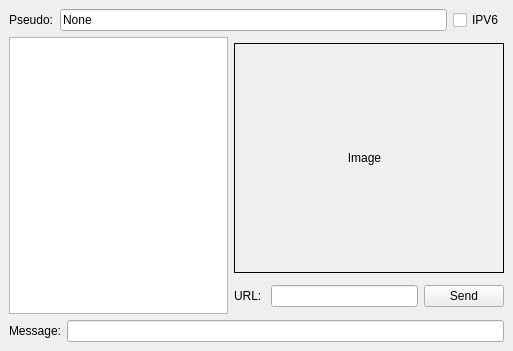
<?xml version="1.0" encoding="UTF-8"?>
<ui version="4.0">
 <class>ChatDialog</class>
 <widget class="QDialog" name="ChatDialog">
  <property name="geometry">
   <rect>
    <x>0</x>
    <y>0</y>
    <width>513</width>
    <height>351</height>
   </rect>
  </property>
  <property name="windowTitle">
   <string>ChatBox</string>
  </property>
  <property name="windowIcon">
   <iconset>
    <normaloff>../../../Téléchargements/6f0dr7fd.bmp</normaloff>../../../Téléchargements/6f0dr7fd.bmp</iconset>
  </property>
  <layout class="QVBoxLayout">
   <property name="spacing">
    <number>6</number>
   </property>
   <property name="leftMargin">
    <number>9</number>
   </property>
   <property name="topMargin">
    <number>9</number>
   </property>
   <property name="rightMargin">
    <number>9</number>
   </property>
   <property name="bottomMargin">
    <number>9</number>
   </property>
   <item>
    <layout class="QHBoxLayout" name="horizontalLayout">
     <property name="spacing">
      <number>6</number>
     </property>
     <property name="bottomMargin">
      <number>0</number>
     </property>
     <item>
      <widget class="QLabel" name="label_2">
       <property name="text">
        <string>Pseudo:</string>
       </property>
      </widget>
     </item>
     <item>
      <widget class="QLineEdit" name="lineEdit_2">
       <property name="text">
        <string>None</string>
       </property>
      </widget>
     </item>
     <item>
      <layout class="QVBoxLayout" name="verticalLayout">
       <property name="leftMargin">
        <number>0</number>
       </property>
       <item>
        <widget class="QCheckBox" name="checkBox">
         <property name="text">
          <string>IPV6</string>
         </property>
         <property name="checked">
          <bool>false</bool>
         </property>
        </widget>
       </item>
      </layout>
     </item>
    </layout>
   </item>
   <item>
    <layout class="QHBoxLayout" name="horizontalLayout_2">
     <property name="topMargin">
      <number>0</number>
     </property>
     <item>
      <widget class="QTextEdit" name="textEdit">
       <property name="focusPolicy">
        <enum>Qt::NoFocus</enum>
       </property>
       <property name="readOnly">
        <bool>true</bool>
       </property>
      </widget>
     </item>
     <item>
      <layout class="QVBoxLayout" name="verticalLayout_2">
       <property name="leftMargin">
        <number>0</number>
       </property>
       <item>
        <widget class="QLabel" name="label_3">
         <property name="minimumSize">
          <size>
           <width>270</width>
           <height>230</height>
          </size>
         </property>
         <property name="maximumSize">
          <size>
           <width>270</width>
           <height>230</height>
          </size>
         </property>
         <property name="frameShape">
          <enum>QFrame::Box</enum>
         </property>
         <property name="text">
          <string>                                 Image</string>
         </property>
         <property name="scaledContents">
          <bool>false</bool>
         </property>
        </widget>
       </item>
       <item>
        <layout class="QHBoxLayout" name="horizontalLayout_3">
         <item>
          <widget class="QLabel" name="label_4">
           <property name="text">
            <string>URL: </string>
           </property>
          </widget>
         </item>
         <item>
          <widget class="QLineEdit" name="lineEdit_3"/>
         </item>
         <item>
          <widget class="QPushButton" name="pushButton">
           <property name="text">
            <string>Send</string>
           </property>
           <property name="autoDefault">
            <bool>false</bool>
           </property>
          </widget>
         </item>
        </layout>
       </item>
      </layout>
     </item>
    </layout>
   </item>
   <item>
    <layout class="QHBoxLayout">
     <property name="spacing">
      <number>6</number>
     </property>
     <property name="leftMargin">
      <number>0</number>
     </property>
     <property name="topMargin">
      <number>0</number>
     </property>
     <property name="rightMargin">
      <number>0</number>
     </property>
     <property name="bottomMargin">
      <number>0</number>
     </property>
     <item>
      <widget class="QLabel" name="label">
       <property name="text">
        <string>Message:</string>
       </property>
      </widget>
     </item>
     <item>
      <widget class="QLineEdit" name="lineEdit"/>
     </item>
    </layout>
   </item>
  </layout>
 </widget>
 <resources/>
 <connections/>
</ui>
